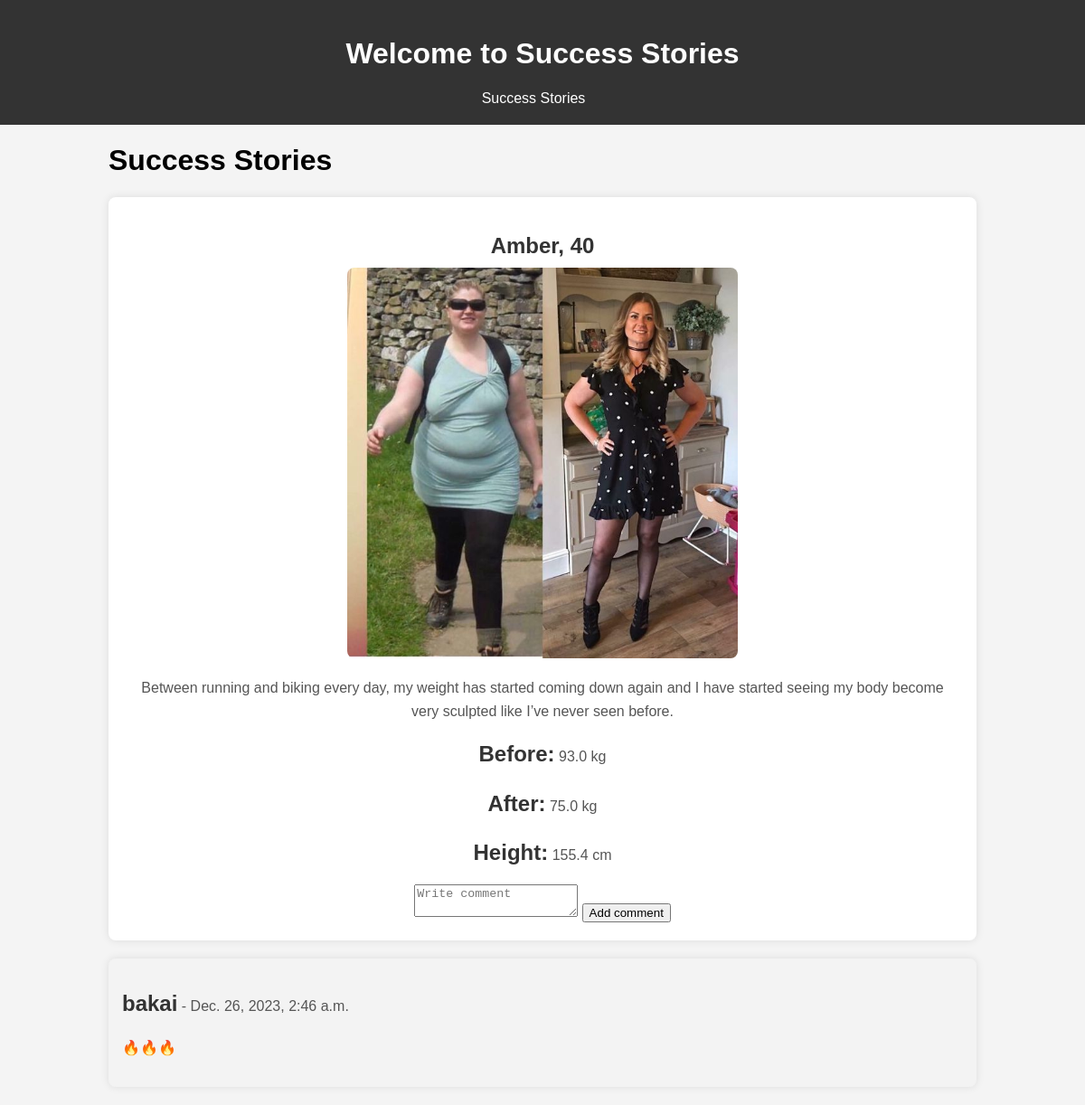
The app's page /stories/1/ with its own data.
### results/models.py (models this page shows, shortened)
class SuccessStory(models.Model):
    user_name = models.CharField(max_length=100)
    before_after_photo = models.ImageField(upload_to='success_stories')
    description = models.TextField(blank=True, null=True)
    before = models.FloatField(blank=True, null=True)
    after = models.FloatField(blank=True, null=True)
    height = models.FloatField(blank=True, null=True)

class CommentModel(models.Model):
    choice_story = models.ForeignKey(SuccessStory, on_delete=models.CASCADE,
                                    related_name='comment_object')
    text_review = models.TextField()
    created_at = models.DateTimeField(auto_now_add=True)
    user = models.ForeignKey(User, on_delete=models.CASCADE, blank=True, null=True)

### results/views.py (the view)
# urls.py: path('stories/<int:id>/', views.StoryDetailView.as_view(), name='story_detail'),
class StoryDetailView(generic.DetailView):
    template_name = 'story_detail.html'
    def get_object(self, **kwargs):
        story_id = self.kwargs.get('id')
        return get_object_or_404(models.SuccessStory, id=story_id)

### templates/story_detail.html (shortened to what this page needs)
<!DOCTYPE html>
<html lang="en">
<head>
</head>
<body>
    <header>
        <h1>Welcome to Success Stories</h1>
        <nav>
            <ul>
                <li><a href="/stories/">Success Stories</a></li>
            </ul>
        </nav>
    </header>
    <main>
        <h1>Success Stories</h1>
        <div class="story">
            <h2>{{ object.user_name }}</h2>
            <div class="image-wrapper">
                <img src="{{ object.before_after_photo.url }}" alt="Before Photo">
            </div>
            <p>{{ object.description }}</p>
            <p><strong>Before:</strong> {{ object.before }} kg</p>
            <p><strong>After:</strong> {{ object.after }} kg</p>
            <p><strong>Height:</strong> {{ object.height }} cm</p>
            <form method="post" action="{% url 'add_comment' object.id %}">
                <textarea name="comment_text" placeholder="Write comment"></textarea>
                <button type="submit">Add comment</button>
            </form>
        </div>
        {% for comment in object.comment_object.all %}
            <div class="comment">
                <p><strong>{{ comment.user.username }}</strong> - {{ comment.created_at }}</p>
                <p>{{ comment.text_review }}</p>
            </div>
        {% endfor %}
    </main>
</body>
</html>
</body>
</html>

### templates/story_detail.html (style rules this page uses)
body { font-family: Arial, sans-serif; margin: 0; padding: 0; background-color: #f4f4f4; }
header { background-color: #333; color: white; padding: 20px; text-align: center; }
nav ul { list-style-type: none; margin: 0; padding: 0; }
nav ul li { display: inline; margin-right: 20px; }
nav ul li a { color: white; text-decoration: none; }
main { width: 80%; margin: 20px auto; }
.story { background-color: #fff; border-radius: 8px; box-shadow: 0 0 10px rgba(0, 0, 0, 0.1); padding: 20px; margin-bottom: 20px; text-align: center; }
.image-wrapper { overflow: hidden; border-radius: 8px; margin-bottom: 15px; }
.image-wrapper img { max-width: 47%; height: auto; border-radius: 8px; transition: transform 0.3s ease-in-out; }
h2, strong { color: #333; font-size: 24px; margin-bottom: 10px; }
p { color: #555; font-size: 16px; line-height: 1.6; }
.comment { background-color: #f9f9f9; border-radius: 8px; box-shadow: 0 0 10px rgba(0, 0, 0, 0.1); padding: 15px; margin-bottom: 15px; transition: transform 0.3s ease-in-out; }
.comment:nth-child(odd) { background-color: #f3f3f3; }

### records on screen
SuccessStory: user_name "Amber, 40", before_after_photo (picture), description "Between running and biking every day, my weight has started coming down again and I have started seeing my body become very sculpted like I’ve never seen before.", before "93.0", after "75.0", height "155.4"
CommentModel: user.username "bakai", created_at "Dec. 26, 2023, 2:46 a.m.", text_review "🔥🔥🔥"
